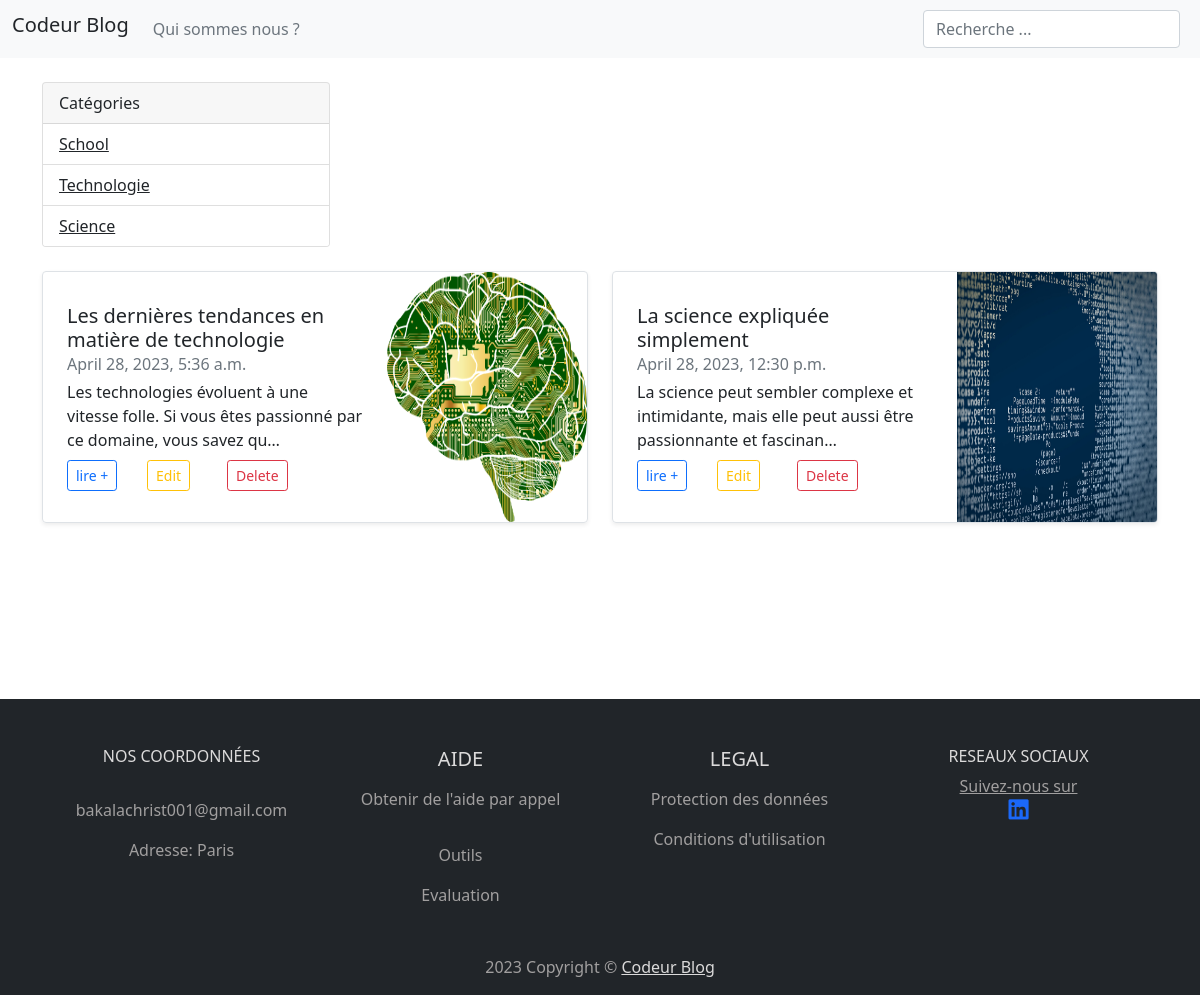
Page /category/1 on the committed database.
### blogapp/models.py (models this page shows, shortened)
class PostCategory(models.Model):
    name = models.CharField(max_length=200)

class Post(models.Model):
    titre = models.CharField(max_length=200)
    slug = models.SlugField(max_length=200)
    user_id = models.ForeignKey('Utilisateur'
                                , on_delete=models.CASCADE)
    category_id = models.ForeignKey('PostCategory'
                                    , on_delete=models.CASCADE)
    description = models.TextField()
    image_post = models.ImageField(null=True, blank=True, upload_to='Images')
    created = models.DateTimeField(auto_now_add=True)

### blogapp/views.py (the view)
# urls.py: path('category/<int:id>', on.category, name='category'),
def category(request, id):
    com = Post.objects.filter(category_id=id)
    context = PostCategory.objects.all()
    return render(request, 'blogapp/category.html',
                  {'com': com, 'context': context})

### blogapp/templates/blogapp/category.html (shortened to what this page needs)
{% extends "blogapp/base.html" %}
{% block content %}
<div class="card" style="width: 18rem;">
  <div class="card-header">
  Catégories
  </div>
  <ul class="list-group list-group-flush">
       {% for pot in context %}
            <li class="list-group-item"><a class=" text-dark" href="/category/{{ pot.id }}">{{ pot.name }}</a></li>
      {% endfor %}
  </ul>
</div>
<br>
<div class="row mb-2">
    {% for post in com %}
    <div class="col-md-6">
      <div class="row g-0 border rounded overflow-hidden flex-md-row mb-4 shadow-sm h-md-250 position-relative">
        <div class="col p-4 d-flex flex-column position-static">
          <h5 class="mb-0">{{ post.titre }}</h5>
          <div class="mb-1 text-muted">{{ post.created }}</div>
          <p class="card-text mb-2">{{ post.description|truncatechars:100 }}</p>
            <div class="row">
                <div class="col-3">
                     <a href="/post/{{ post.slug }}" class="btn btn-outline-primary btn-sm">lire +</a>
                </div>
                  <div class="col-3">
                    <a href="/edit/{{ post.slug }}" class="btn btn-outline-warning  btn-sm"> Edit</a>
                </div>
                  <div class="col-3">
                      <a href="/delete/{{ post.slug }}" class="btn btn-outline-danger  btn-sm" >Delete</a>
                </div>
            </div>
        </div>
        <div class="col-auto d-none d-lg-block">
             <img width="200" height="250" src="/media/{{ post.image_post}}" alt="connect" style="max-height:300px">
        </div>
      </div>
    </div>
    {% endfor %}
  </div>
{% endblock %}

### rows in the picture
PostCategory: name "School"
PostCategory: name "Technologie"
PostCategory: name "Science"
Post: titre "Les dernières tendances en matière de technologie", created "April 28, 2023, 5:36 a.m.", description "Les technologies évoluent à une vitesse folle. Si vous êtes passionné par ce domaine, vous savez qu…", image_post (picture)
Post: titre "La science expliquée simplement", created "April 28, 2023, 12:30 p.m.", description "La science peut sembler complexe et intimidante, mais elle peut aussi être passionnante et fascinan…", image_post (picture)
